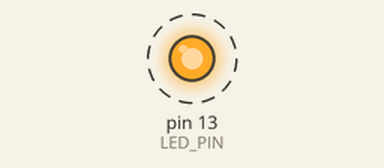
Recording of a sketch running on a simulated Arduino Uno, built with avr-gcc and run on an emulated ATmega328P. Shown: output pins drawn as LEDs (lit = HIGH). Dashed ring = blinking.

Above: at 0.2 s.
Timing chart, 0 to 3.0 s (numbered marks = the images above):
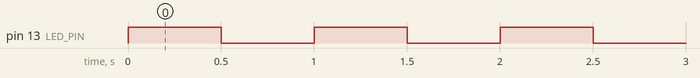

The sketch:

led_blink.ino
```cpp
// LED Blink — 1 second on, 1 second off
// LED: D13 → 220 ohm resistor → LED anode → cathode → GND

const uint8_t LED_PIN    = 13;
const uint16_t BLINK_MS  = 500;   // half-period: 500ms on + 500ms off = 1s cycle

void setup() {
  pinMode(LED_PIN, OUTPUT);
}

void loop() {
  digitalWrite(LED_PIN, HIGH);
  delay(BLINK_MS);
  digitalWrite(LED_PIN, LOW);
  delay(BLINK_MS);
}
```

Measured:
- by itself, pin 13 (LED_PIN): alternates HIGH for 0.50 s and LOW for 0.50 s
